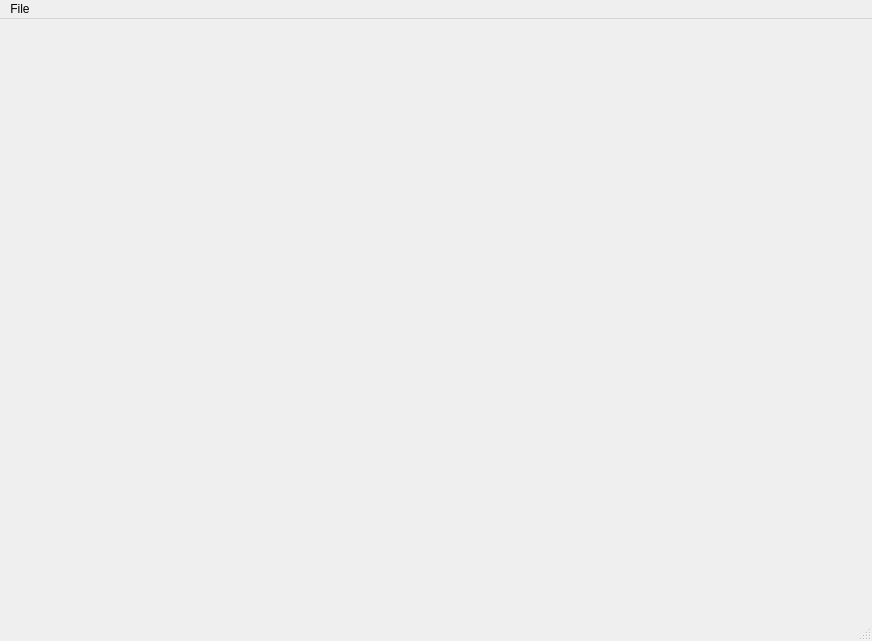
<?xml version="1.0" encoding="UTF-8"?>
<ui version="4.0">
 <class>MainWindow</class>
 <widget class="QMainWindow" name="MainWindow">
  <property name="geometry">
   <rect>
    <x>0</x>
    <y>0</y>
    <width>872</width>
    <height>641</height>
   </rect>
  </property>
  <property name="windowTitle">
   <string>Optitrack PID visualizer</string>
  </property>
  <property name="statusTip">
   <string/>
  </property>
  <widget class="QWidget" name="centralwidget">
   <layout class="QGridLayout" name="gridLayout">
    <item row="0" column="0">
     <layout class="QVBoxLayout" name="plot_layout"/>
    </item>
   </layout>
  </widget>
  <widget class="QMenuBar" name="menubar">
   <property name="geometry">
    <rect>
     <x>0</x>
     <y>0</y>
     <width>872</width>
     <height>25</height>
    </rect>
   </property>
   <widget class="QMenu" name="menuFile">
    <property name="title">
     <string>File</string>
    </property>
    <addaction name="separator"/>
    <addaction name="menuItemExit"/>
   </widget>
   <addaction name="menuFile"/>
  </widget>
  <widget class="QStatusBar" name="statusbar"/>
  <action name="menuItemConnect">
   <property name="text">
    <string>Connect</string>
   </property>
  </action>
  <action name="menuItemExit">
   <property name="text">
    <string>Exit</string>
   </property>
   <property name="menuRole">
    <enum>QAction::NoRole</enum>
   </property>
  </action>
  <action name="menuItemRegulation">
   <property name="checkable">
    <bool>true</bool>
   </property>
   <property name="text">
    <string>Regulation</string>
   </property>
  </action>
  <action name="menuItemPlot">
   <property name="checkable">
    <bool>true</bool>
   </property>
   <property name="text">
    <string>Plotting</string>
   </property>
  </action>
  <action name="menuItemFlightdata">
   <property name="checkable">
    <bool>true</bool>
   </property>
   <property name="text">
    <string>Flight data</string>
   </property>
  </action>
  <action name="menuItemService">
   <property name="checkable">
    <bool>true</bool>
   </property>
   <property name="text">
    <string>Service</string>
   </property>
  </action>
  <action name="menuItemAbout">
   <property name="text">
    <string>About</string>
   </property>
   <property name="menuRole">
    <enum>QAction::NoRole</enum>
   </property>
  </action>
  <action name="menuItemQuickConnect">
   <property name="text">
    <string>Quick connect</string>
   </property>
  </action>
  <action name="menuItemConfInputDevice">
   <property name="text">
    <string>Configure device mapping</string>
   </property>
   <property name="menuRole">
    <enum>QAction::NoRole</enum>
   </property>
  </action>
  <action name="actionSelect_input_device">
   <property name="text">
    <string>Select input device</string>
   </property>
  </action>
  <action name="menuItemConsole">
   <property name="text">
    <string>Console</string>
   </property>
  </action>
  <action name="toolboxesMenuItem">
   <property name="text">
    <string>Toolboxes</string>
   </property>
  </action>
  <action name="tabsMenuItem">
   <property name="text">
    <string>Tabs</string>
   </property>
  </action>
  <action name="logConfigAction">
   <property name="enabled">
    <bool>false</bool>
   </property>
   <property name="text">
    <string>Logging configurations</string>
   </property>
   <property name="menuRole">
    <enum>QAction::NoRole</enum>
   </property>
  </action>
  <action name="actionOptions">
   <property name="text">
    <string>Options</string>
   </property>
   <property name="menuRole">
    <enum>QAction::NoRole</enum>
   </property>
  </action>
  <action name="menuItemBootloader">
   <property name="text">
    <string>Bootloader</string>
   </property>
  </action>
  <action name="actionAsdfasdf">
   <property name="text">
    <string>asdfasdf</string>
   </property>
  </action>
  <action name="actionSdfasdf">
   <property name="text">
    <string>sdfasdf</string>
   </property>
  </action>
  <action name="_menuitem_rescandevices">
   <property name="text">
    <string>Rescan devices</string>
   </property>
  </action>
  <action name="_menuItem_openconfigfolder">
   <property name="text">
    <string>Open config folder</string>
   </property>
  </action>
  <action name="_menu_cf2_config">
   <property name="enabled">
    <bool>false</bool>
   </property>
   <property name="text">
    <string>Configure 2.0</string>
   </property>
   <property name="menuRole">
    <enum>QAction::NoRole</enum>
   </property>
  </action>
  <action name="_menu_cf_config_2">
   <property name="text">
    <string>Configure 1.0</string>
   </property>
  </action>
  <action name="_menu_cf1_config">
   <property name="text">
    <string>Configure 1.0</string>
   </property>
   <property name="menuRole">
    <enum>QAction::NoRole</enum>
   </property>
  </action>
 </widget>
 <resources/>
 <connections/>
</ui>
